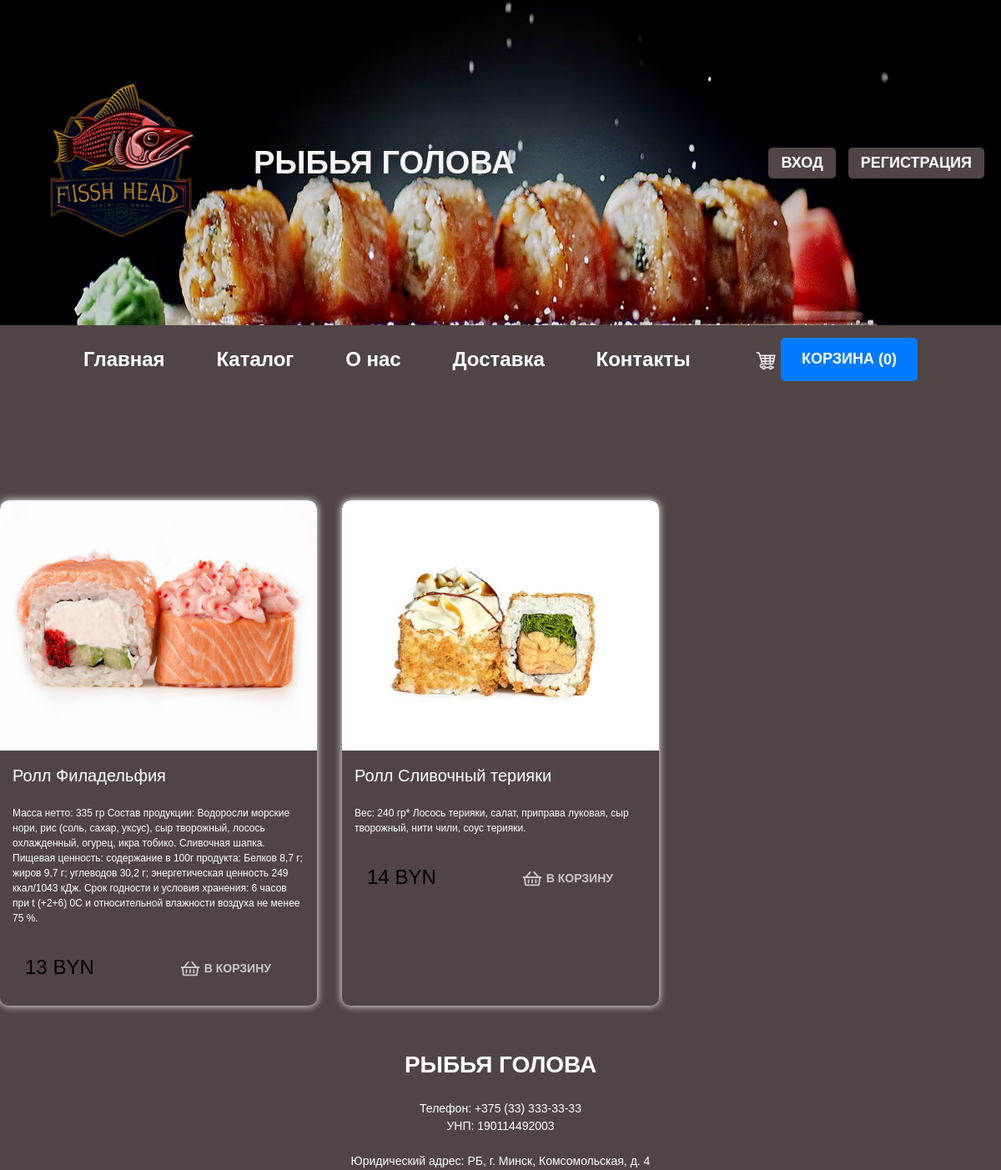
Screenshot of /catalog.php with the database file from the repository.
### tables this page shows
CREATE TABLE `t_meal` (
  `id` bigint NOT NULL,
  `title` varchar(100) NOT NULL,
  `description` varchar(1000) NOT NULL,
  `weight` int NOT NULL,
  `price` decimal(10,0) NOT NULL,
  `quantity` int NOT NULL,
  `image` varchar(255) NOT NULL
);

### meals.php (the view, shortened to what this page needs)
<?php
$products = mysqli_query($connection, "SELECT * FROM `t_meal`;");
?>
<?php foreach ($products as $product) : ?>
  <div class="catalog__item">
    <div class="catalog__image"><img class="card-img-top" alt='<?= $product['title'] ?>' title='<?= $product['title'] ?>' src='<?= $product['image'] ?>' /></div>
    <div class="catalog__name"><?= $product['title'] ?></div>
    <div class="catalog__descr"><?= $product['description'] ?></div>
    <div class="catalog__footer">
      <div class="catalog__price"><?= $product['price'] ?> BYN</div>
        <button type="submit" name="send_to_basket">
          <span href="#" data-name="<?= $product['title'] ?>" data-price="<?= $product['price'] ?>" class="add-to-cart add-to-cart-meals btn btn-primary"> В корзину </span>
        </button>
    </div>
  </div>
<?php endforeach; ?>

### catalog.php (shortened to what this page needs)
<?php
require_once "_connect.php";
$user_id = 0;
?>
<!doctype html>
<html>
<head>
<link rel="stylesheet" type="text/css" href="css/main.css?3" />
<link href="css/datepicker.min.css" rel="stylesheet" type="text/css">
<link rel="stylesheet" type="text/css" href="card.css" />
</head>
<body>
<main class="site-wrapper-container">
<div class="site-header-container">
<?php require_once 'header.php'; ?>
</div>
<div class="site-menu-container">
<?php require_once 'menu.php'; ?>
</div>
<section class="catalog">
  <div class="catalog__container">
    <div class="catalog__title">Роллы</div>
    <div class="catalog__items">
       <?php require_once 'meals.php'; ?>
    </div>
</div>
</section>
<div class="site-footer-container">
<?php require_once 'footer.php'; ?>
</div>
</main>
</body>
</html>

### header.php
<div class='header-left'>
    <img class="logo" src="images/logo.png "style="width: 250px; height: 250px;" />
    <h1 class="down">РЫБЬЯ ГОЛОВА</h1>
</div>
<div class='header-right'>
    <?php
    if ($user_id > 0) {
        echo "<a href='./_logout.php'>Выйти</a>";
    } else {
    ?>
        <div class='in-exit'>
            <a class="reg" href="login.php">Вход</a>
            <a class="reg" href="register.php">Регистрация</a>
        </div>
    <?php
    }
    ?>
</div>

### menu.php
<a class="a-menu left _a-hide" href="/">Главная</a>
<a class="a-menu right _a-hide" href="catalog.php">Каталог</a>
<a class="a-menu right _a-hide" href="about.php">О нас</a>
<a class="a-menu right _a-hide" href="delivery.php">Доставка</a>
<a class="a-menu right _a-hide" href="contacts.php">Контакты</a>
<a class="a-menu left _a-hide" href="basket.php">
    <img src="images/korz.png" alt="Корзина" style="vertical-align: middle; height: 40px;">
    <button type="button" class="btn btn-primary" data-toggle="modal" data-target="#cartModal">Корзина (<span class="total-count"></span>)</button>
</a>

### footer.php
<b>РЫБЬЯ ГОЛОВА</b><br /><br />
Телефон:  +375 (33) 333-33-33<br />
УНП: 190114492003<br />
<br />
Юридический адрес: РБ, г. Минск, Комсомольская, д. 4

### css/main.css (style rules this page uses)
* { box-sizing: border-box; margin: 0px; padding: 0px; vertical-align: middle; justify-content: center; }
body { align-items: center; font: 14px/1.5 Arial; background-color: #d3c4c4; justify-content: center; color: #b44646; position: relative; height: 100%; width: 100%; padding: 0; margin: 0px; overflow-x: hidden; }
.logo { height: 150px; }
h1 { margin-left: 30px; font-size: 38px; color: #f5f5f5; display: inline-block; text-shadow: 0px 0px 30px #000; }
input, button, select { background: #f8f8f8; border: none; width: 100%; }
button { -webkit-transition: color 0.15s ease-out; transition: color 0.15s ease-out; }
.reg { background: #504545; border-radius: 5px; border: none; width: 100%; color: #fff; cursor: pointer; transition: 0.2s ease-in-out; font-weight: 700; text-transform: uppercase; display: flex; align-items: center; justify-content: center; padding: 5px 15px; }
button, .button { font-size: 18px; padding: 15px 25px; background: #504545; border-radius: 5px; border: none; width: 100%; color: #fff; cursor: pointer; transition: 0.2s ease-in-out; font-weight: 700; text-transform: uppercase; }
a { color: #f33; font-size: 18px; text-decoration: none; font-weight: 700; -webkit-transition: color 0.15s ease-out; transition: color 0.15s ease-out; }
.add-to-cart-meals { background-color: transparent !important; }
.a-menu { margin-right: 30px; color: #fff; font-size: 24px; font-weight: 700; display: inline-block; transition: 0.2s ease-in-out !important; }
.header-left { display: inline-block; }
.header-right { float: right; min-width: 200px; text-align: center; }
.site-header-container { overflow: hidden; padding: 70px 20px 70px 20px; background-image: url(../images/bg.png); background-position: center; background-repeat: no-repeat; background-size: 100% 250%; align-items: center; display: flex; justify-content: space-between; }
.site-menu-container { display: flex; justify-content: space-between; align-items: center; padding: 15px 100px; background-color: #504545; color: #ffffff; }
.site-menu-container:after { background: #504545; position: absolute; content: ''; top: 0; left: 0; width: 100%; height: 100%; z-index: -1; }
.site-menu-container a { display: flex; align-items: center; color: #ffffff; text-decoration: none; margin-right: 30px; font-size: 24px; font-weight: 700; transition: 0.2s ease-in-out !important; }
.site-menu-container a:last-child { margin-right: 0; }
.site-wrapper-container { margin: 0 auto; max-width: 1920px; }
.site-footer-container { text-align: center; color: #fff; font-weight: 100%; background: #504545; }
.site-footer-container b { color: #fff; font-weight: 700; font-size: 28px; }
.in-exit { display: flex; grid-gap: 15px; }
.catalog { padding: 50px 0; }
.catalog__title { text-align: center; margin-bottom: 15px; color: #504545; font-size: 42px; font-weight: 900; }
.catalog__items { display: grid; grid-template-columns: repeat(3, 1fr); grid-gap: 30px; }
.catalog__name { font-size: 20px; margin: 0 15px; padding-bottom: 10px; margin-bottom: 10px; color: #fff; display: inline-block; border-bottom: 1px solid #504545; transition: all 0.2s; }
.catalog__descr { font-size: 12px; color: #fff; margin: 0 15px; position: relative; margin-bottom: 10px; padding-bottom: 15px; transition: all 0.2s; }
.catalog__price { color: #000; transition: all 0.2s; font-size: 24px; }

### card.css (style rules this page uses)
body { font-family: Arial, sans-serif; background-color: #f8f9fa; }
.card-img-top { width: 100%; height: auto; border-top-left-radius: 10px; border-top-right-radius: 10px; }
.btn-primary { background-color: #007bff; border-color: #007bff; color: #fff; }
div { color: white; }

### rows the page displays
t_meal: image (picture), title "Ролл Филадельфия", description "Масса нетто: 335 гр Состав продукции: Водоросли морские нори, рис (соль, сахар, уксус), сыр творожный, лосось охлажденный, огурец, икра тобико. Сливочная шапка. Пищевая ценность: содержание в 100г продукта: Белков 8,7 г; жиров 9,7 г; углеводов 30,2 г; энергетическая ценность 249 ккал/1043 кДж. Срок годности и условия хранения: 6 часов при t (+2+6) 0C и относительной влажности воздуха не менее 75 %.", price "13"
t_meal: image (picture), title "Ролл Сливочный терияки", description "Вес: 240 гр* Лосось терияки, салат, приправа луковая, сыр творожный, нити чили, соус терияки.", price "14"
